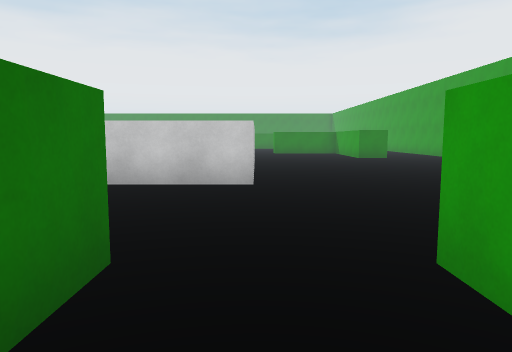
View 1 (above)

24 first-person views from a walk through a scene from a Unity 3-D project. The camera is 1.3 m above the floor, tilts 6° down and sees 70° across. The floor is counted in squares, 1.8 m on a side. Each view is taken from the middle of a square. On the plan, view 1 faces up. The plan holds only what a view shows up to about 11 squares ahead; the rest is blank. The place goes on beyond the plan. The player character is not drawn.

View 2
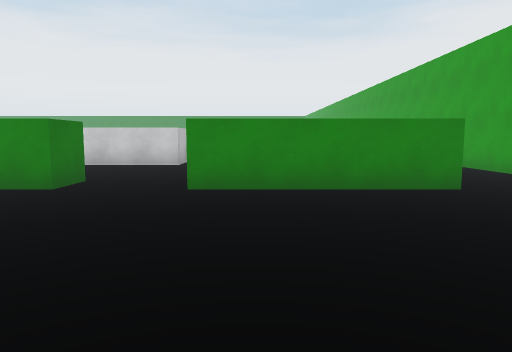

View 3
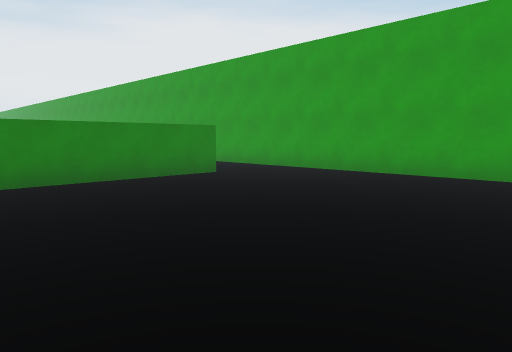

View 4
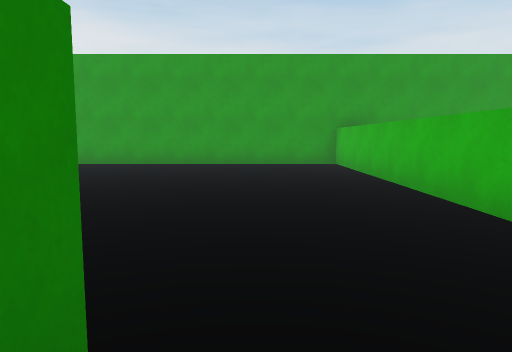

View 5
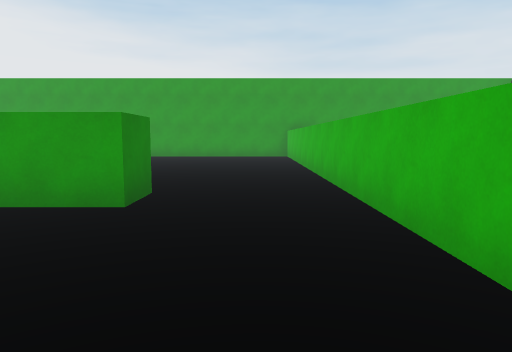

View 6
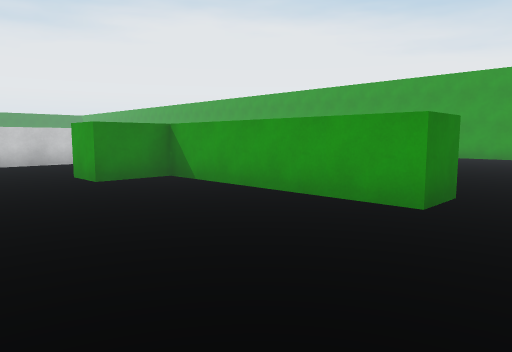

View 7
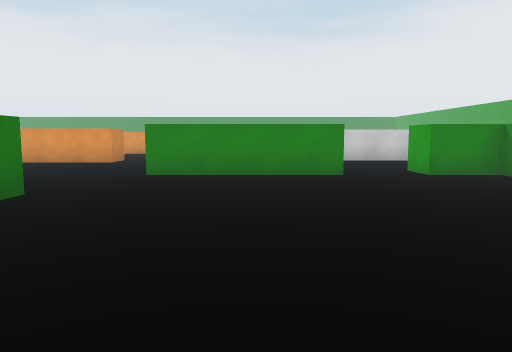

View 8
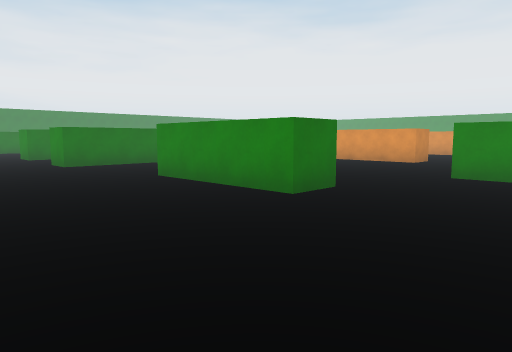

View 9
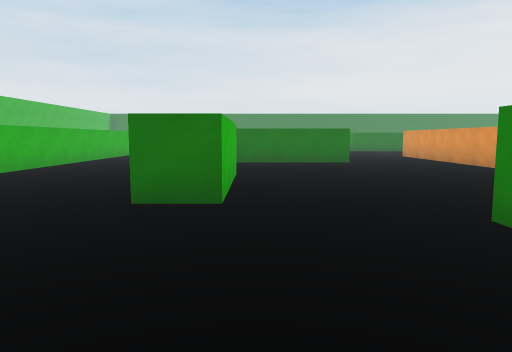

View 10
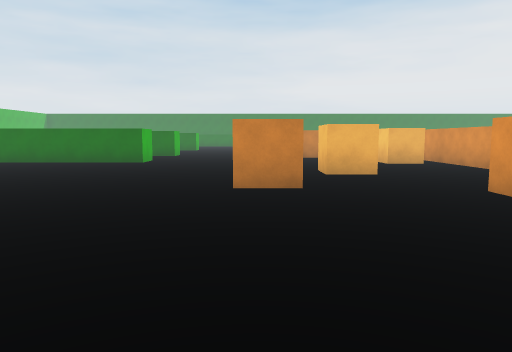

View 11
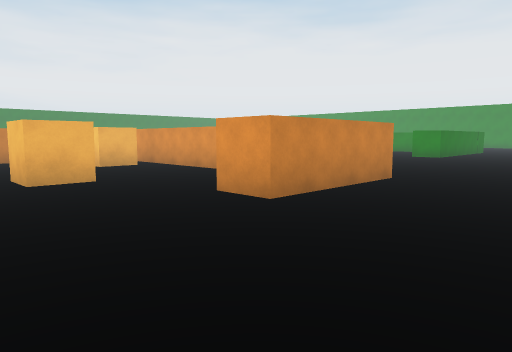

View 12
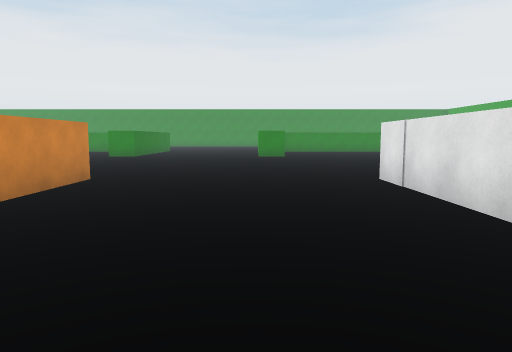

View 13
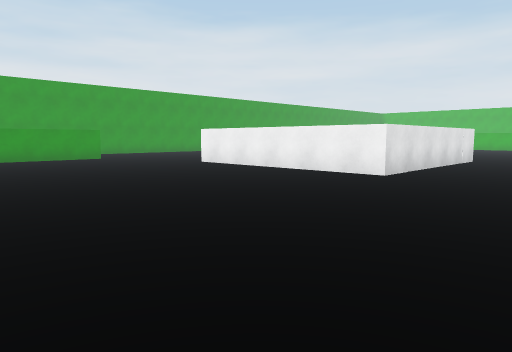

View 14
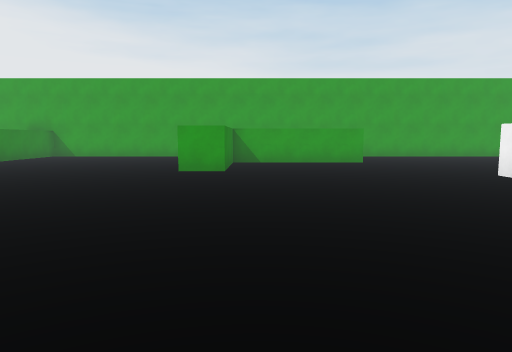

View 15
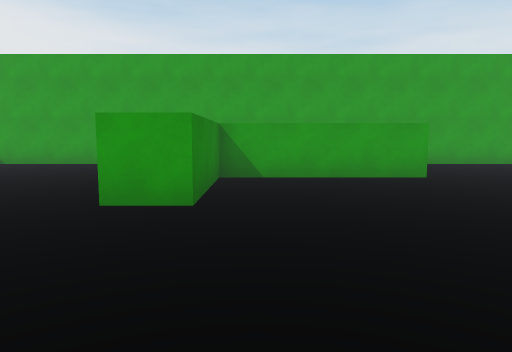

View 16
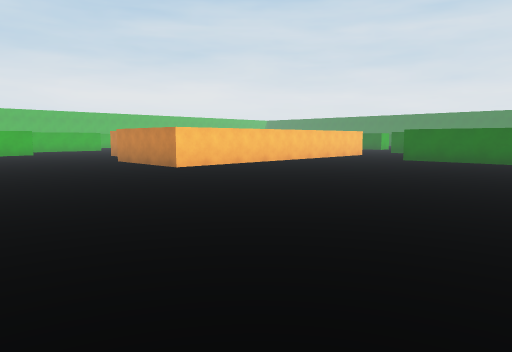

View 17
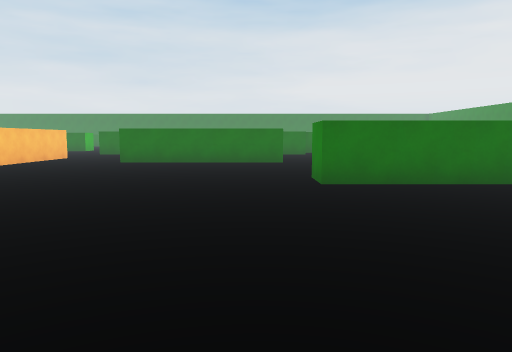

View 18
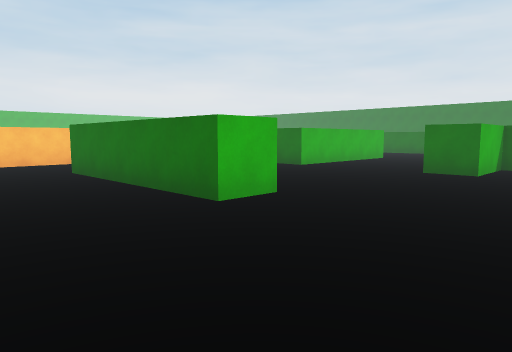

View 19
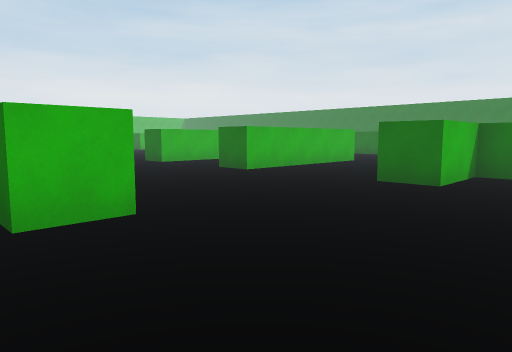

View 20
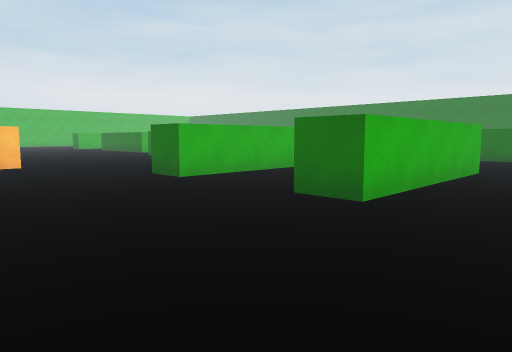

View 21
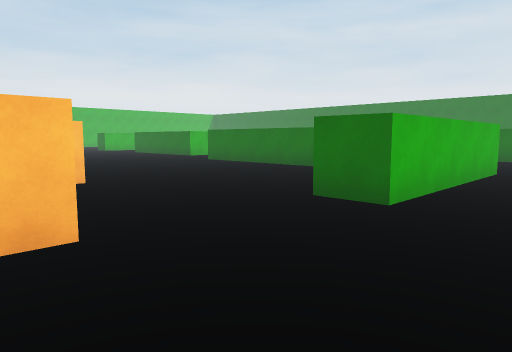

View 22
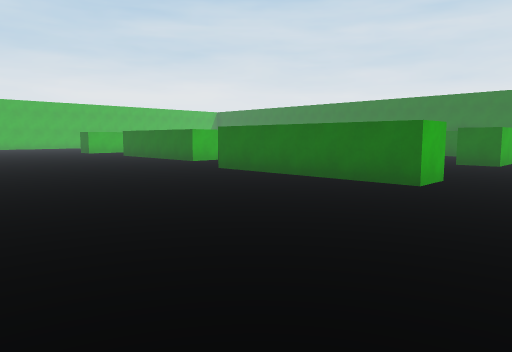

View 23
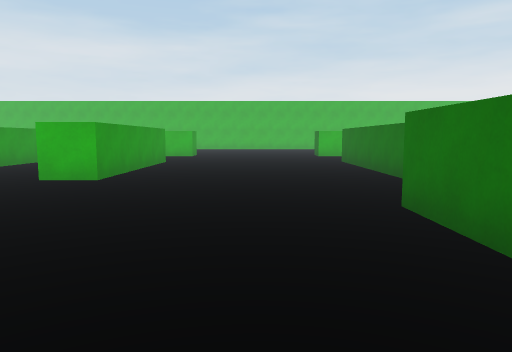

View 24
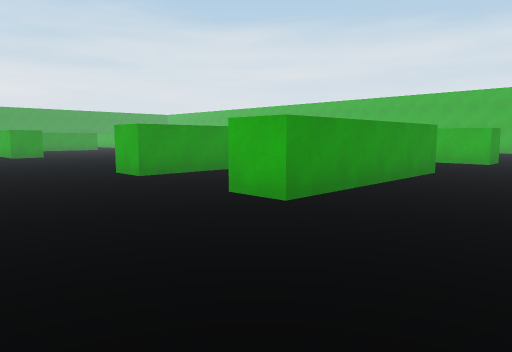

### Floor plan
Points are (right, up) in squares from view 1. A wall is a line through its corners. A room is listed if a view was taken in it or the views show most of it. See-through windows are left out.
Room 1 (views 1, 2, 3, 4)
walls: (1, 1.4) (1, 2.1); (4.9, 1) (1, 1); (-2.1, -3.6) (-3.2, -3.6); (-0.8, 2.1) (-0.8, 1) (-1.6, 1); (-3.4, -6.2) (7.1, -6.2) (7.1, 2.5)
ways out: opening at (-2.5, -4.5) to room 2; opening at (0, 1.5) to room 2; opening at (6, 1.5) to room 2
Room 2 (views 5, 6, 7, 8, 9, 10, 11, 12, 13, 14, 15, 16, 17, 18, 19, 20, 21, 22, 23, 24)
walls: (-14.6, 10.4) (-18.4, 10.4); (-14, 11.4) (-10.9, 11.4) (-10.9, 8.1) (-12, 8.1); (-12.2, 5.8) (-12.2, 4.7) (-18.1, 4.7); (-20, 11.4) (-16.5, 11.4); (-21.2, 8) (-20.8, 8); (-5.8, 5.5) (-5.8, 11.4) (0, 11.4); (-18.6, 18.8) (-17.6, 18.8) (-17.6, 14); (-6.2, 1) (-10.2, 1); (-14.3, -1.4) (-10.9, -1.4) (-10.9, -2.4) (-14.3, -2.4); (-12.6, 22) (-12.6, 19) (-13.8, 19); (0, 7.8) (0, 5.6) (-5.2, 5.6); (-18.6, -2.8) (-18.6, 1.8) (-17.6, 1.8) (-17.6, -3) (-18.6, -3); (-27.6, 8.9) (-26.5, 8.9) (-26.5, 4.1); (-27.5, 12.3) (-22.7, 12.3) (-22.7, 11.2); (-27.5, 16) (-22.7, 16) (-22.7, 14.9); (-24.6, 20.8) (-24.6, 20.1) (-22.7, 20.1) (-22.7, 19.1); (-22.3, -3) (-22.3, 1.8) (-21.2, 1.8); (-3.2, -3.6) (-3.2, 1) (-4.7, 1) (-4.7, 2.1); (-27.6, 1.6) (-27.6, -3); (3.6, 12.9) (3.6, 16.7) (0.8, 16.7) (0.8, 17.8); (-18.1, -6.2) (-14.4, -6.2); (-5.4, -6.2) (-3.4, -6.2); (-31.7, 8.9) (-31.7, 7.9); (-22.6, -6.2) (-21.1, -6.2); (-31.9, 15.8) (-31.9, 15.2); (7.1, 8.9) (7.1, 11.4); (7.1, 2.5) (7.1, 5); (7.1, 20.4) (7.1, 22.5)
ways out: opening at (-2.5, -4.5) to room 1; opening at (0, 1.5) to room 1; opening at (6, 1.5) to room 1
objects: other object (-18, 9) to (-17, 9); other object (-15, 7) to (-14, 7)

Positions as (right, up) in squares from view 1, and headings:
1: (0, 0), facing up
2: (2, -4), facing up
3: (0, -5), facing up-right
4: (-3, -4), facing right
5: (-7, -5), facing right
6: (-7, -5), facing up-right
7: (-8, -6), facing up
8: (-8, -6), facing up-left
9: (-7, -1), facing left
10: (-7, 5), facing left
11: (-8, 5), facing up-left
12: (-8, 5), facing up
13: (-9, 18), facing down-right
14: (-7, 16), facing right
15: (-3, 16), facing right
16: (-6, 19), facing down-left
17: (-7, 18), facing left
18: (-15, 22), facing down-left
19: (-17, 22), facing down-left
20: (-19, 18), facing down-left
21: (-19, 14), facing down-left
22: (-21, 11), facing down-left
23: (-25, 8), facing down
24: (-25, 5), facing down-right
